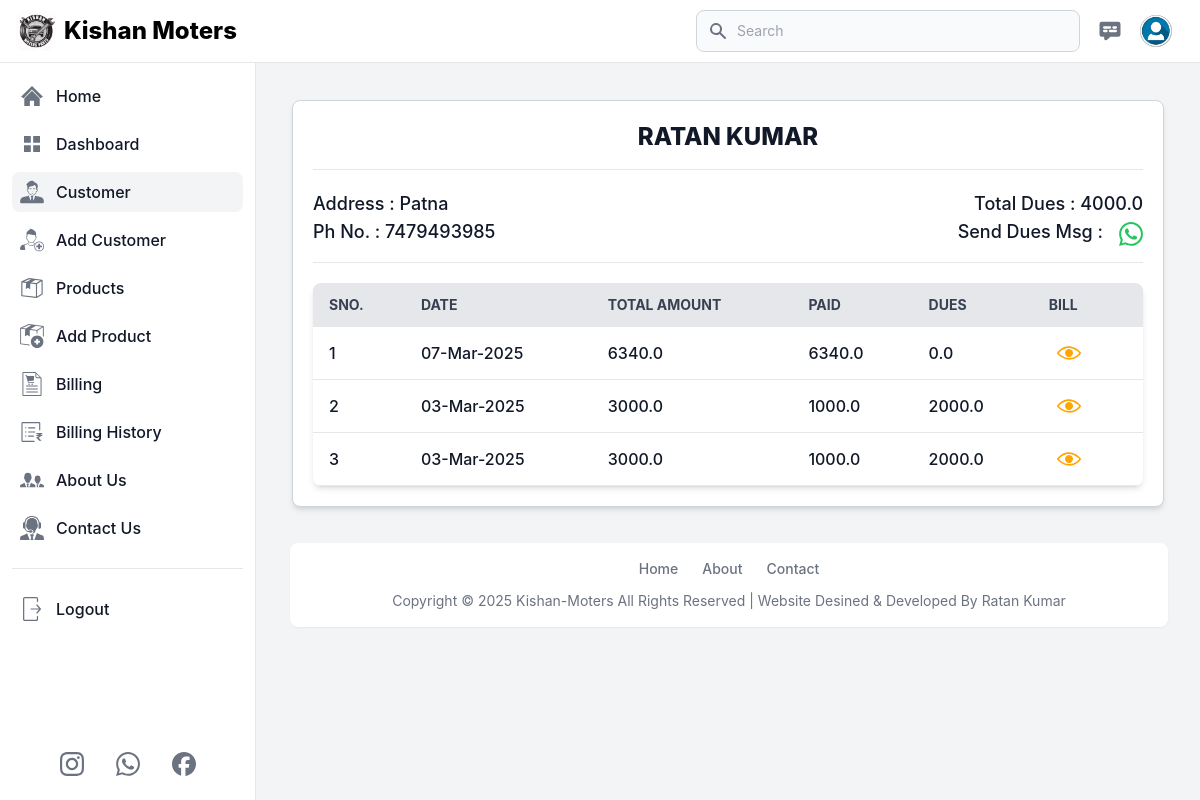
Before: /customer_detail/2 (signed in) with the older database file.
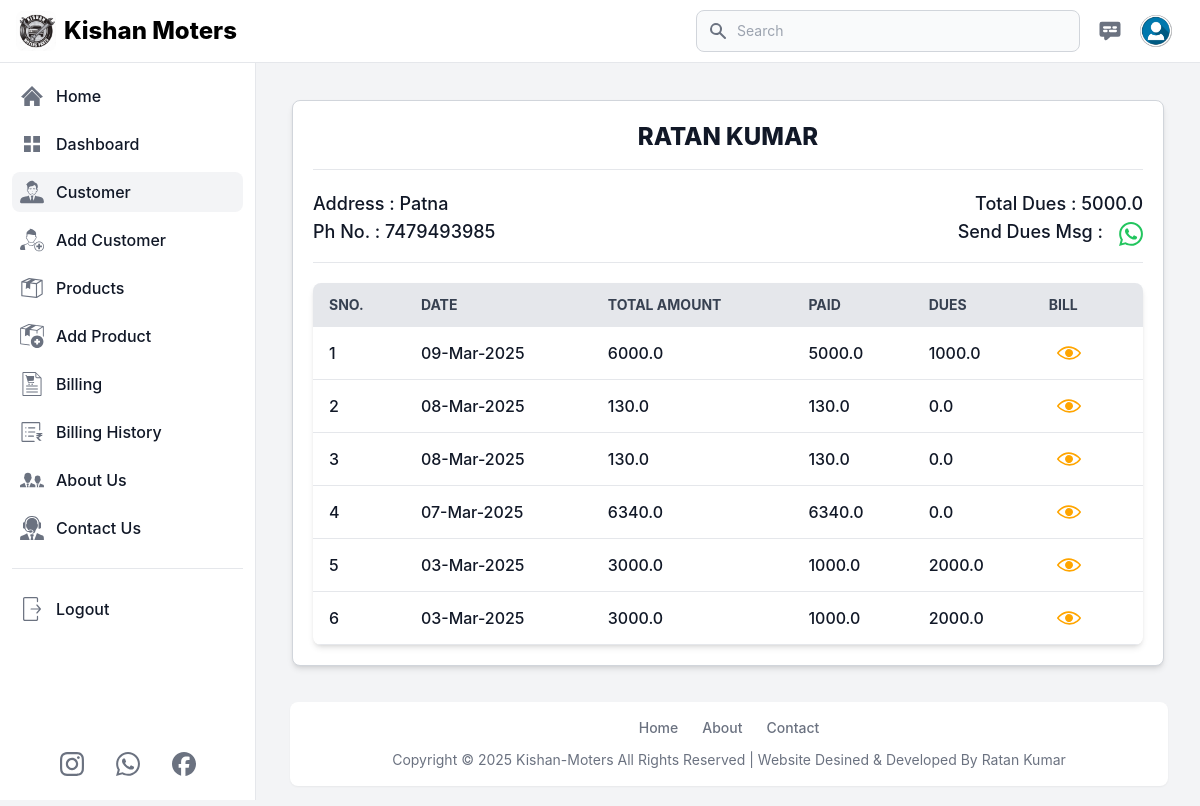
After: the same page with the newer database file.
### app.py (models this page shows, shortened)
class Billing(db.Model):
    id = db.Column(db.Integer, primary_key=True)
    customer_id = db.Column(db.Integer, db.ForeignKey('customer.id'), nullable=False)
    billing_date = db.Column(db.DateTime, default=india_time)
    total_amount = db.Column(db.Float, nullable=False)
    amount_paid = db.Column(db.Float, default=0)  # Amount the customer paid
    dues = db.Column(db.Float, default=0)  # Remaining amount to be paid
    customer = db.relationship('Customer', backref=db.backref('bills', lazy=True, cascade="all"))

### app.py (the view)
@app.route('/customer_detail/<int:id>', methods=['GET'])
def customer_detail(id):
    if 'email' in session:
        user = User.query.filter_by(email=session['email']).first()
        messages = Contact_us.query.order_by(Contact_us.id.desc()).all()
        customer = Customer.query.filter_by(id=id, user_id=user.id).first()
        billings = Billing.query.filter_by(customer_id=customer.id).order_by(Billing.id.desc()).all()
        total_dues = sum(billing.dues for billing in billings)
        return render_template('customer_detail.html', title='Customer Detail', current_page='customer', user=user, customer=customer, billings=billings, total_dues=total_dues, messages=messages)
    else:
        flash('You need to login first.', 'error')
        return redirect('/login')

### templates/customer_detail.html (shortened to what the changed rows need)
{% extends 'layout.html' %}
{% block content %}
<main class="p-4 md:ml-64 h-auto pt-20">
    <div
        class="p-5 m-2 md:m-5 bg-white dark:bg-gray-800 rounded-lg shadow-md border border-gray-300 dark:border-gray-700">
        <div class="grid sm:grid-cols-2 pb-4 rounded-t border-b dark:border-gray-600">
            <div class="text-lg md:text-right font-medium text-gray-900 dark:text-white">
                <label for="Customer Dues" class="block">
                    Total Dues : {{total_dues}}
                </label>
                <label for="Customer Dues" class="block">
                    Send Dues Msg :
                    <a class="float-end mt-1 md:ml-4"
                        href="https://wa.me/91{{customer.customer_mob_no}}?text=नमस्कार! प्रिय ग्राहक({{customer.customer_name}}), आपके Kishan Motors पर ₹{{total_dues}} बकाया हैं। कृपया समय पर भुगतान करें। धन्यवाद!"
                        target="_blank">
                    </a>
                </label>
            </div>
        </div>
        <div class="mt-5 bg-white dark:bg-gray-800 relative shadow-md sm:rounded-lg overflow-hidden">
            <div class="overflow-x-auto">
                <table class="billing-table  w-full text-sm text-left text-gray-500 dark:text-gray-400">
                    <thead class="text-sm text-gray-700 uppercase bg-gray-200 dark:bg-gray-700 dark:text-gray-400">
                        <tr>
                            <th scope="col" class="px-4 py-3 whitespace-nowrap">SNo.</th>
                            <th scope="col" class="px-4 py-3 whitespace-nowrap">Date</th>
                            <th scope="col" class="px-4 py-3 whitespace-nowrap">Total Amount</th>
                            <th scope="col" class="px-4 py-3 whitespace-nowrap">Paid</th>
                            <th scope="col" class="px-4 py-3 whitespace-nowrap">Dues</th>
                            <th scope="col" class="px-4 py-3 whitespace-nowrap">Bill</th>
                        </tr>
                    </thead>
                    <tbody>
                        {% if billings %}
                        {% for billing in billings %}
                        <tr class="border-b text-base dark:border-gray-600 hover:bg-gray-100 dark:hover:bg-gray-700">
                            <td class="px-4 py-2 font-medium text-gray-900 whitespace-nowrap dark:text-white">
                                <div class="flex items-center">
                                    {{loop.index}}
                                </div>
                            </td>
                            <td class="px-4 py-2 font-medium text-gray-900 whitespace-nowrap dark:text-white">
                                <div class="flex items-center">
                                    {{billing.billing_date.strftime('%d-%b-%Y')}}
                                </div>
                            </td>
                            <td class="px-4 py-2 font-medium text-gray-900 whitespace-nowrap dark:text-white">
                                <div class="flex items-center">
                                    {{billing.total_amount}}
                                </div>
                            </td>
                            <td class="px-4 py-2 font-medium text-gray-900 whitespace-nowrap dark:text-white">
                                <div class="flex items-center">
                                    {{billing.amount_paid}}
                                </div>
                            </td>
                            <td class="px-4 py-2 font-medium text-gray-900 whitespace-nowrap dark:text-white">
                                <div class="flex items-center">
                                    {{billing.dues}}
                                </div>
                            </td>
                            <td class="px-4 py-2 font-medium text-gray-900 whitespace-nowrap dark:text-white">
                                <div class="flex items-center">
                                    <div class="mr-2 p-2 hover:bg-slate-800 hover:rounded-md">
                                        <a
                                            href="{{ url_for('customer_billing_detail', custo_id=customer.id, bill_id=billing.id)}}">
                                            <button class="flex justify-center items-center">
                                            </button>
                                        </a>
                                    </div>
                                </div>
                            </td>
                        </tr>
                        {% endfor %}
                        {% else %}
                        <tr>
                            <td colspan="5" class="text-center p-5">No Record Found.</td>
                        </tr>
                        {% endif %}
                    </tbody>
                </table>
            </div>
        </div>
    </div>
</main>
{% endblock %}

Changed rows visible on the page:
added Billing: billing_date "09-Mar-2025", total_amount "6000.0", amount_paid "5000.0", dues "1000.0"
added Billing: billing_date "08-Mar-2025", total_amount "130.0", amount_paid "130.0", dues "0.0"
added Billing: billing_date "08-Mar-2025", total_amount "130.0", amount_paid "130.0", dues "0.0"
Other visible differences:
{{ total_dues }}: "4000.0" → "5000.0"
